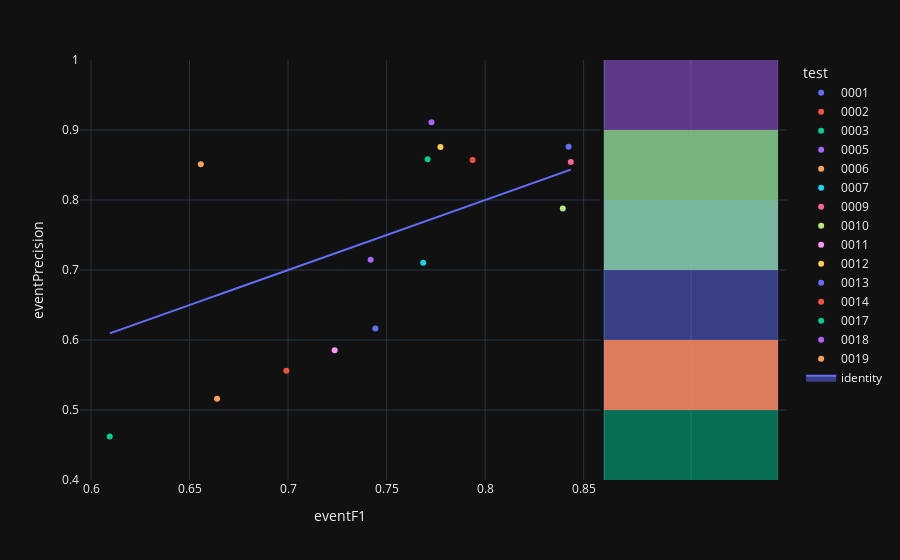

Notebook code for this chart:
### Code cell
fig=px.scatter(experimentModels_N2,x='eventF1',y='eventPrecision',color='test',hover_name='modelId', marginal_y="histogram")
fig.add_trace(
    go.Scatter(x=experimentModels_N2['eventF1'], y=experimentModels_N2['eventF1'], name="identity", mode='lines',fill="toself")
)
fig.show()

### Figure 1 — Plotly figure (JSON) as saved in the notebook; plotly's stock layout.template omitted (floating-point values rounded to 4 significant figures)
{"data": [{"hovertemplate": "<b>%{hovertext}</b><br><br>test=0001<br>eventF1=%{x}<br>eventPrecision=%{y}<extra></extra>", "hovertext": ["bdbdfc7b-0c97-484c-b4e9-70e698d9b353"], "legendgroup": "0001", "marker": {"color": "#636efa", "symbol": "circle"}, "mode": "markers", "name": "0001", "orientation": "v", "showlegend": true, "x": [0.8424], "xaxis": "x", "y": [0.8759], "yaxis": "y", "type": "scatter"}, {"alignmentgroup": "True", "bingroup": "y", "hovertemplate": "test=0001<br>eventPrecision=%{y}<br>count=%{x}<extra></extra>", "legendgroup": "0001", "marker": {"color": "#636efa"}, "name": "0001", "offsetgroup": "0001", "opacity": 0.5, "showlegend": false, "xaxis": "x2", "y": [0.8759], "yaxis": "y2", "type": "histogram"}, {"hovertemplate": "<b>%{hovertext}</b><br><br>test=0002<br>eventF1=%{x}<br>eventPrecision=%{y}<extra></extra>", "hovertext": ["bae09da0-598a-46ed-b46a-553a9d1de380"], "legendgroup": "0002", "marker": {"color": "#EF553B", "symbol": "circle"}, "mode": "markers", "name": "0002", "orientation": "v", "showlegend": true, "x": [0.7936], "xaxis": "x", "y": [0.857], "yaxis": "y", "type": "scatter"}, {"alignmentgroup": "True", "bingroup": "y", "hovertemplate": "test=0002<br>eventPrecision=%{y}<br>count=%{x}<extra></extra>", "legendgroup": "0002", "marker": {"color": "#EF553B"}, "name": "0002", "offsetgroup": "0002", "opacity": 0.5, "showlegend": false, "xaxis": "x2", "y": [0.857], "yaxis": "y2", "type": "histogram"}, {"hovertemplate": "<b>%{hovertext}</b><br><br>test=0003<br>eventF1=%{x}<br>eventPrecision=%{y}<extra></extra>", "hovertext": ["2c77d9d9-8a36-4e76-ac92-65f9318bd100"], "legendgroup": "0003", "marker": {"color": "#00cc96", "symbol": "circle"}, "mode": "markers", "name": "0003", "orientation": "v", "showlegend": true, "x": [0.6095], "xaxis": "x", "y": [0.4621], "yaxis": "y", "type": "scatter"}, {"alignmentgroup": "True", "bingroup": "y", "hovertemplate": "test=0003<br>eventPrecision=%{y}<br>count=%{x}<extra></extra>", "legendgroup": "0003", "marker": {"color": "#00cc96"}, "name": "0003", "offsetgroup": "0003", "opacity": 0.5, "showlegend": false, "xaxis": "x2", "y": [0.4621], "yaxis": "y2", "type": "histogram"}, {"hovertemplate": "<b>%{hovertext}</b><br><br>test=0005<br>eventF1=%{x}<br>eventPrecision=%{y}<extra></extra>", "hovertext": ["dc49a81b-fa55-4b8e-989b-e40bd13a4302"], "legendgroup": "0005", "marker": {"color": "#ab63fa", "symbol": "circle"}, "mode": "markers", "name": "0005", "orientation": "v", "showlegend": true, "x": [0.7419], "xaxis": "x", "y": [0.7147], "yaxis": "y", "type": "scatter"}, {"alignmentgroup": "True", "bingroup": "y", "hovertemplate": "test=0005<br>eventPrecision=%{y}<br>count=%{x}<extra></extra>", "legendgroup": "0005", "marker": {"color": "#ab63fa"}, "name": "0005", "offsetgroup": "0005", "opacity": 0.5, "showlegend": false, "xaxis": "x2", "y": [0.7147], "yaxis": "y2", "type": "histogram"}, {"hovertemplate": "<b>%{hovertext}</b><br><br>test=0006<br>eventF1=%{x}<br>eventPrecision=%{y}<extra></extra>", "hovertext": ["3d3c90d6-8d87-4dd0-85ec-9eedee1565cb"], "legendgroup": "0006", "marker": {"color": "#FFA15A", "symbol": "circle"}, "mode": "markers", "name": "0006", "orientation": "v", "showlegend": true, "x": [0.6557], "xaxis": "x", "y": [0.8511], "yaxis": "y", "type": "scatter"}, {"alignmentgroup": "True", "bingroup": "y", "hovertemplate": "test=0006<br>eventPrecision=%{y}<br>count=%{x}<extra></extra>", "legendgroup": "0006", "marker": {"color": "#FFA15A"}, "name": "0006", "offsetgroup": "0006", "opacity": 0.5, "showlegend": false, "xaxis": "x2", "y": [0.8511], "yaxis": "y2", "type": "histogram"}, {"hovertemplate": "<b>%{hovertext}</b><br><br>test=0007<br>eventF1=%{x}<br>eventPrecision=%{y}<extra></extra>", "hovertext": ["6622a394-926c-45ad-a0f5-eb1def948317"], "legendgroup": "0007", "marker": {"color": "#19d3f3", "symbol": "circle"}, "mode": "markers", "name": "0007", "orientation": "v", "showlegend": true, "x": [0.7686], "xaxis": "x", "y": [0.7102], "yaxis": "y", "type": "scatter"}, {"alignmentgroup": "True", "bingroup": "y", "hovertemplate": "test=0007<br>eventPrecision=%{y}<br>count=%{x}<extra></extra>", "legendgroup": "0007", "marker": {"color": "#19d3f3"}, "name": "0007", "offsetgroup": "0007", "opacity": 0.5, "showlegend": false, "xaxis": "x2", "y": [0.7102], "yaxis": "y2", "type": "histogram"}, {"hovertemplate": "<b>%{hovertext}</b><br><br>test=0009<br>eventF1=%{x}<br>eventPrecision=%{y}<extra></extra>", "hovertext": ["91153884-8b2d-49a1-86cd-386a1add8f8e"], "legendgroup": "0009", "marker": {"color": "#FF6692", "symbol": "circle"}, "mode": "markers", "name": "0009", "orientation": "v", "showlegend": true, "x": [0.8435], "xaxis": "x", "y": [0.8543], "yaxis": "y", "type": "scatter"}, {"alignmentgroup": "True", "bingroup": "y", "hovertemplate": "test=0009<br>eventPrecision=%{y}<br>count=%{x}<extra></extra>", "legendgroup": "0009", "marker": {"color": "#FF6692"}, "name": "0009", "offsetgroup": "0009", "opacity": 0.5, "showlegend": false, "xaxis": "x2", "y": [0.8543], "yaxis": "y2", "type": "histogram"}, {"hovertemplate": "<b>%{hovertext}</b><br><br>test=0010<br>eventF1=%{x}<br>eventPrecision=%{y}<extra></extra>", "hovertext": ["672f9a5b-bab6-4a47-8889-b20041f97fe8"], "legendgroup": "0010", "marker": {"color": "#B6E880", "symbol": "circle"}, "mode": "markers", "name": "0010", "orientation": "v", "showlegend": true, "x": [0.8394], "xaxis": "x", "y": [0.7878], "yaxis": "y", "type": "scatter"}, {"alignmentgroup": "True", "bingroup": "y", "hovertemplate": "test=0010<br>eventPrecision=%{y}<br>count=%{x}<extra></extra>", "legendgroup": "0010", "marker": {"color": "#B6E880"}, "name": "0010", "offsetgroup": "0010", "opacity": 0.5, "showlegend": false, "xaxis": "x2", "y": [0.7878], "yaxis": "y2", "type": "histogram"}, {"hovertemplate": "<b>%{hovertext}</b><br><br>test=0011<br>eventF1=%{x}<br>eventPrecision=%{y}<extra></extra>", "hovertext": ["98885354-4ef8-4d7f-b64d-8fb9a1edc578"], "legendgroup": "0011", "marker": {"color": "#FF97FF", "symbol": "circle"}, "mode": "markers", "name": "0011", "orientation": "v", "showlegend": true, "x": [0.7237], "xaxis": "x", "y": [0.5852], "yaxis": "y", "type": "scatter"}, {"alignmentgroup": "True", "bingroup": "y", "hovertemplate": "test=0011<br>eventPrecision=%{y}<br>count=%{x}<extra></extra>", "legendgroup": "0011", "marker": {"color": "#FF97FF"}, "name": "0011", "offsetgroup": "0011", "opacity": 0.5, "showlegend": false, "xaxis": "x2", "y": [0.5852], "yaxis": "y2", "type": "histogram"}, {"hovertemplate": "<b>%{hovertext}</b><br><br>test=0012<br>eventF1=%{x}<br>eventPrecision=%{y}<extra></extra>", "hovertext": ["39389298-e7f5-4de1-9dc7-bcf9a95245bd"], "legendgroup": "0012", "marker": {"color": "#FECB52", "symbol": "circle"}, "mode": "markers", "name": "0012", "orientation": "v", "showlegend": true, "x": [0.7773], "xaxis": "x", "y": [0.8759], "yaxis": "y", "type": "scatter"}, {"alignmentgroup": "True", "bingroup": "y", "hovertemplate": "test=0012<br>eventPrecision=%{y}<br>count=%{x}<extra></extra>", "legendgroup": "0012", "marker": {"color": "#FECB52"}, "name": "0012", "offsetgroup": "0012", "opacity": 0.5, "showlegend": false, "xaxis": "x2", "y": [0.8759], "yaxis": "y2", "type": "histogram"}, {"hovertemplate": "<b>%{hovertext}</b><br><br>test=0013<br>eventF1=%{x}<br>eventPrecision=%{y}<extra></extra>", "hovertext": ["6843077b-61cf-42ad-93b6-b05a4e571941"], "legendgroup": "0013", "marker": {"color": "#636efa", "symbol": "circle"}, "mode": "markers", "name": "0013", "orientation": "v", "showlegend": true, "x": [0.7443], "xaxis": "x", "y": [0.6163], "yaxis": "y", "type": "scatter"}, {"alignmentgroup": "True", "bingroup": "y", "hovertemplate": "test=0013<br>eventPrecision=%{y}<br>count=%{x}<extra></extra>", "legendgroup": "0013", "marker": {"color": "#636efa"}, "name": "0013", "offsetgroup": "0013", "opacity": 0.5, "showlegend": false, "xaxis": "x2", "y": [0.6163], "yaxis": "y2", "type": "histogram"}, {"hovertemplate": "<b>%{hovertext}</b><br><br>test=0014<br>eventF1=%{x}<br>eventPrecision=%{y}<extra></extra>", "hovertext": ["2d6d22a0-446c-4062-a7c7-ddfb9c121e52"], "legendgroup": "0014", "marker": {"color": "#EF553B", "symbol": "circle"}, "mode": "markers", "name": "0014", "orientation": "v", "showlegend": true, "x": [0.6992], "xaxis": "x", "y": [0.556], "yaxis": "y", "type": "scatter"}, {"alignmentgroup": "True", "bingroup": "y", "hovertemplate": "test=0014<br>eventPrecision=%{y}<br>count=%{x}<extra></extra>", "legendgroup": "0014", "marker": {"color": "#EF553B"}, "name": "0014", "offsetgroup": "0014", "opacity": 0.5, "showlegend": false, "xaxis": "x2", "y": [0.556], "yaxis": "y2", "type": "histogram"}, {"hovertemplate": "<b>%{hovertext}</b><br><br>test=0017<br>eventF1=%{x}<br>eventPrecision=%{y}<extra></extra>", "hovertext": ["b19207a8-f284-4643-bfe5-58df44b2ec11"], "legendgroup": "0017", "marker": {"color": "#00cc96", "symbol": "circle"}, "mode": "markers", "name": "0017", "orientation": "v", "showlegend": true, "x": [0.7709], "xaxis": "x", "y": [0.8583], "yaxis": "y", "type": "scatter"}, {"alignmentgroup": "True", "bingroup": "y", "hovertemplate": "test=0017<br>eventPrecision=%{y}<br>count=%{x}<extra></extra>", "legendgroup": "0017", "marker": {"color": "#00cc96"}, "name": "0017", "offsetgroup": "0017", "opacity": 0.5, "showlegend": false, "xaxis": "x2", "y": [0.8583], "yaxis": "y2", "type": "histogram"}, {"hovertemplate": "<b>%{hovertext}</b><br><br>test=0018<br>eventF1=%{x}<br>eventPrecision=%{y}<extra></extra>", "hovertext": ["4d651825-f7a4-4075-be43-51c1d02ded72"], "legendgroup": "0018", "marker": {"color": "#ab63fa", "symbol": "circle"}, "mode": "markers", "name": "0018", "orientation": "v", "showlegend": true, "x": [0.7728], "xaxis": "x", "y": [0.9112], "yaxis": "y", "type": "scatter"}, {"alignmentgroup": "True", "bingroup": "y", "hovertemplate": "test=0018<br>eventPrecision=%{y}<br>count=%{x}<extra></extra>", "legendgroup": "0018", "marker": {"color": "#ab63fa"}, "name": "0018", "offsetgroup": "0018", "opacity": 0.5, "showlegend": false, "xaxis": "x2", "y": [0.9112], "yaxis": "y2", "type": "histogram"}, {"hovertemplate": "<b>%{hovertext}</b><br><br>test=0019<br>eventF1=%{x}<br>eventPrecision=%{y}<extra></extra>", "hovertext": ["b6859196-b916-4b6c-9f63-b132c50cd41d"], "legendgroup": "0019", "marker": {"color": "#FFA15A", "symbol": "circle"}, "mode": "markers", "name": "0019", "orientation": "v", "showlegend": true, "x": [0.664], "xaxis": "x", "y": [0.5161], "yaxis": "y", "type": "scatter"}, {"alignmentgroup": "True", "bingroup": "y", "hovertemplate": "test=0019<br>eventPrecision=%{y}<br>count=%{x}<extra></extra>", "legendgroup": "0019", "marker": {"color": "#FFA15A"}, "name": "0019", "offsetgroup": "0019", "opacity": 0.5, "showlegend": false, "xaxis": "x2", "y": [0.5161], "yaxis": "y2", "type": "histogram"}, {"fill": "toself", "mode": "lines", "name": "identity", "x": [0.8424, 0.7936, 0.6095, 0.7419, 0.6557, 0.7686, 0.8435, 0.8394, 0.7237, 0.7773, 0.7443, 0.6992, 0.7709, 0.7728, 0.664], "y": [0.8424, 0.7936, 0.6095, 0.7419, 0.6557, 0.7686, 0.8435, 0.8394, 0.7237, 0.7773, 0.7443, 0.6992, 0.7709, 0.7728, 0.664], "type": "scatter"}], "layout": {"xaxis": {"anchor": "y", "domain": [0.0, 0.7363], "title": {"text": "eventF1"}}, "yaxis": {"anchor": "x", "domain": [0.0, 1.0], "title": {"text": "eventPrecision"}}, "xaxis2": {"anchor": "y2", "domain": [0.7413, 1.0], "matches": "x2", "showticklabels": false, "showline": false, "ticks": "", "showgrid": true}, "yaxis2": {"anchor": "x2", "domain": [0.0, 1.0], "matches": "y", "showticklabels": false, "showgrid": true}, "legend": {"title": {"text": "test"}, "tracegroupgap": 0}, "margin": {"t": 60}, "barmode": "overlay"}}
